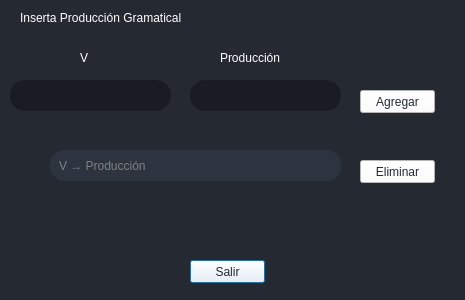
<?xml version="1.0" encoding="UTF-8"?>
<ui version="4.0">
 <class>Dialog</class>
 <widget class="QDialog" name="Dialog">
  <property name="geometry">
   <rect>
    <x>0</x>
    <y>0</y>
    <width>465</width>
    <height>300</height>
   </rect>
  </property>
  <property name="windowTitle">
   <string>Dialog</string>
  </property>
  <property name="styleSheet">
   <string notr="true">background-color: rgb(37, 41, 50);
color: rgb(255, 255, 255);
font: 16pt &quot;Karla&quot;;</string>
  </property>
  <widget class="QPushButton" name="btnSalir">
   <property name="geometry">
    <rect>
     <x>190</x>
     <y>260</y>
     <width>75</width>
     <height>23</height>
    </rect>
   </property>
   <property name="styleSheet">
    <string notr="true">background-color: rgb(255, 255, 255);
color: rgb(37, 41, 50);
font: 12pt &quot;Karla&quot;;</string>
   </property>
   <property name="text">
    <string>Salir</string>
   </property>
  </widget>
  <widget class="QLabel" name="label">
   <property name="geometry">
    <rect>
     <x>20</x>
     <y>10</y>
     <width>321</width>
     <height>16</height>
    </rect>
   </property>
   <property name="text">
    <string>Inserta Producción Gramatical</string>
   </property>
  </widget>
  <widget class="QTextEdit" name="noTerminalSimbol">
   <property name="geometry">
    <rect>
     <x>10</x>
     <y>80</y>
     <width>161</width>
     <height>31</height>
    </rect>
   </property>
   <property name="font">
    <font>
     <family>Karla</family>
     <pointsize>12</pointsize>
     <weight>50</weight>
     <italic>false</italic>
     <bold>false</bold>
    </font>
   </property>
   <property name="styleSheet">
    <string notr="true">font: 12pt &quot;Karla&quot;;
color: rgb(255, 255, 255);
 border-radius: 15px;
background-color: rgb(25, 28, 35);</string>
   </property>
  </widget>
  <widget class="QTextEdit" name="productionInput">
   <property name="geometry">
    <rect>
     <x>190</x>
     <y>80</y>
     <width>151</width>
     <height>31</height>
    </rect>
   </property>
   <property name="styleSheet">
    <string notr="true">font: 12pt &quot;Karla&quot;;
color: rgb(255, 255, 255);
 border-radius: 15px;
background-color: rgb(25, 28, 35);</string>
   </property>
  </widget>
  <widget class="QPushButton" name="btnAdd">
   <property name="geometry">
    <rect>
     <x>360</x>
     <y>90</y>
     <width>75</width>
     <height>23</height>
    </rect>
   </property>
   <property name="styleSheet">
    <string notr="true">background-color: rgb(255, 255, 255);
color: rgb(37, 41, 50);
font: 12pt &quot;Karla&quot;;</string>
   </property>
   <property name="text">
    <string>Agregar</string>
   </property>
  </widget>
  <widget class="QLabel" name="labelProducciones">
   <property name="geometry">
    <rect>
     <x>50</x>
     <y>150</y>
     <width>291</width>
     <height>31</height>
    </rect>
   </property>
   <property name="styleSheet">
    <string notr="true">border-radius: 15px;
background-color: rgb(46, 52, 63);
color: gray;
text-align: center;
padding: 6px;
justify-content: center;
align-items: center;</string>
   </property>
   <property name="text">
    <string>V → Producción</string>
   </property>
  </widget>
  <widget class="QPushButton" name="btnDeleteProductions">
   <property name="geometry">
    <rect>
     <x>360</x>
     <y>160</y>
     <width>75</width>
     <height>23</height>
    </rect>
   </property>
   <property name="styleSheet">
    <string notr="true">background-color: rgb(255, 255, 255);
color: rgb(37, 41, 50);
font: 12pt &quot;Karla&quot;;</string>
   </property>
   <property name="text">
    <string>Eliminar</string>
   </property>
  </widget>
  <widget class="QLabel" name="label_3">
   <property name="geometry">
    <rect>
     <x>80</x>
     <y>50</y>
     <width>21</width>
     <height>16</height>
    </rect>
   </property>
   <property name="styleSheet">
    <string notr="true">font: 12pt &quot;Karla&quot;;</string>
   </property>
   <property name="text">
    <string>V</string>
   </property>
  </widget>
  <widget class="QLabel" name="label_4">
   <property name="geometry">
    <rect>
     <x>220</x>
     <y>50</y>
     <width>91</width>
     <height>16</height>
    </rect>
   </property>
   <property name="styleSheet">
    <string notr="true">font: 12pt &quot;Karla&quot;;</string>
   </property>
   <property name="text">
    <string>Producción</string>
   </property>
  </widget>
 </widget>
 <resources/>
 <connections/>
</ui>
